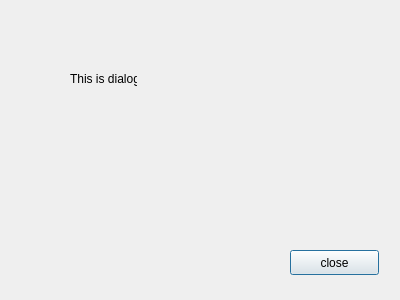
<?xml version="1.0" encoding="UTF-8"?>
<ui version="4.0">
 <class>Dialog2</class>
 <widget class="QDialog" name="Dialog2">
  <property name="geometry">
   <rect>
    <x>0</x>
    <y>0</y>
    <width>400</width>
    <height>300</height>
   </rect>
  </property>
  <property name="windowTitle">
   <string>Dialog</string>
  </property>
  <widget class="QPushButton" name="btnClose2">
   <property name="geometry">
    <rect>
     <x>290</x>
     <y>250</y>
     <width>89</width>
     <height>25</height>
    </rect>
   </property>
   <property name="text">
    <string>close</string>
   </property>
  </widget>
  <widget class="QLabel" name="label">
   <property name="geometry">
    <rect>
     <x>70</x>
     <y>70</y>
     <width>67</width>
     <height>17</height>
    </rect>
   </property>
   <property name="text">
    <string>This is dialog 2</string>
   </property>
  </widget>
 </widget>
 <resources/>
 <connections/>
</ui>
